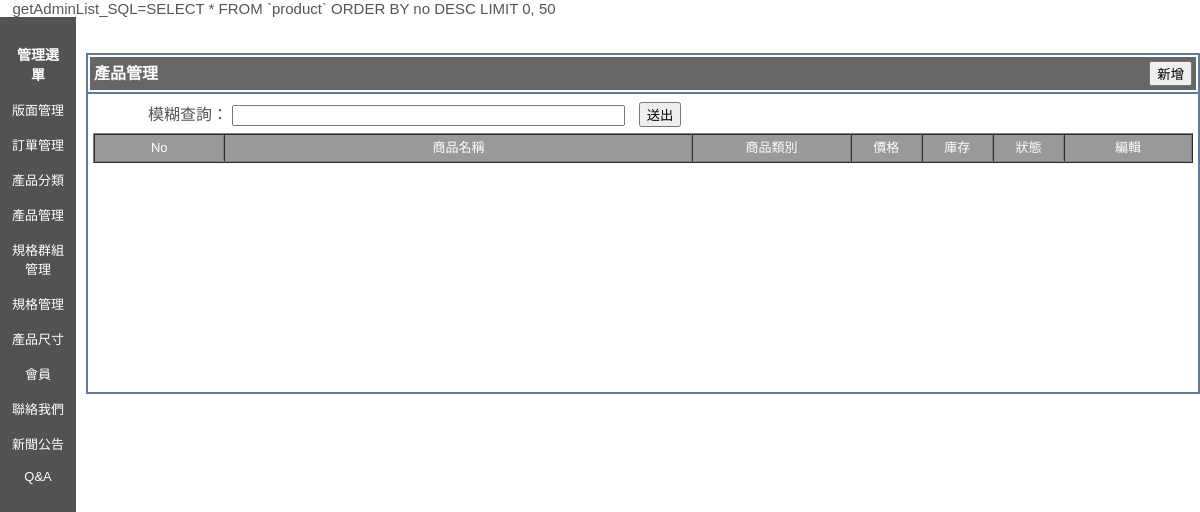
Page /admin/product/list.php (signed in) on the earlier database version.
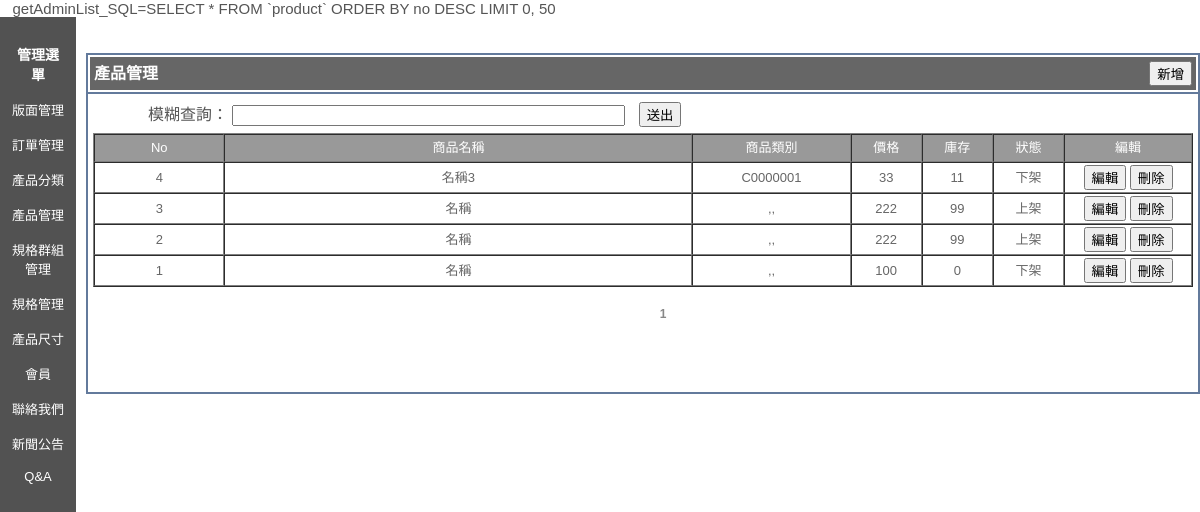
Same page on the later database version.
### tables this page shows
CREATE TABLE `product` (
  `no` int(11) NOT NULL,
  `uptime` datetime NOT NULL,
  `product_code` varchar(13) NOT NULL,
  `pd_title` varchar(255) NOT NULL DEFAULT '',
  `name` varchar(255) NOT NULL,
  `pd_stock` int(6) NOT NULL,
  `pdcat_code` varchar(13) NOT NULL,
  `o_price` int(5) NOT NULL,
  `price` int(5) NOT NULL,
  `hot_item` int(2) NOT NULL,
  `you_tube_code` text NOT NULL,
  `pd_info` longtext NOT NULL,
  `photo` text NOT NULL,
  `ps` text NOT NULL,
  `release_date` date DEFAULT NULL,
  `m_sort` int(2) NOT NULL,
  `ishow` int(2) NOT NULL
);

### include/function.php (called while the page is built, shortened)
<?php
function getIshow($value) {
  return ($value == "1") ? "上架" : "下架";
}

### admin/product/list.php (the view, shortened to what this page needs)
<?php
require_once("../../include/config.inc.php");
require_once("../../include/function.php");
require_once("../../include/DBClass.php");
$page = !empty($_GET["page"]) ? (int)$_GET["page"] : 1;
$pagesize = 50;
$trace = 1;
$sh_pdcat_code = isset($_REQUEST["sh_pdcat_code"]) ? $_REQUEST["sh_pdcat_code"] : '';
$sh_publishing_code = isset($_REQUEST["sh_publishing_code"]) ? $_REQUEST["sh_publishing_code"] : '';
$sh_status = isset($_REQUEST["sh_status"]) ? $_REQUEST["sh_status"] : '';
$sh_qty = isset($_REQUEST["sh_qty"]) ? $_REQUEST["sh_qty"] : '';
$sh_txt = isset($_REQUEST["sh_txt"]) ? $_REQUEST["sh_txt"] : '';
$sh_post = '&sh_pdcat_code=' . urlencode($sh_pdcat_code) . '&sh_txt=' . urlencode($sh_txt) . '&sh_qty=' . urlencode($sh_qty) . '&sh_publishing_code=' . urlencode($sh_publishing_code) . '&sh_status=' . urlencode($sh_status);
$argument = $sh_post;
$order = " ORDER BY no DESC";
$productClass = new DBClass('product', $page, $pagesize);
$listData = $productClass->getAdminList($where, $order, $trace, $params);
$productList = $listData['data'];
?>
<!DOCTYPE html>
<html>
<head>
  <link href="../style.css" rel="stylesheet" type="text/css" />
</head>
<body leftmargin="0" topmargin="0" marginwidth="0" marginheight="0">
  <table width="100%" border="0" cellspacing="0" cellpadding="0">
    <tr>
      <td width="10%" align="left" valign="top" bgcolor="#525252"><?php require_once("../menu.php"); ?></td>
      <td valign="top">
        <div align="center" style="margin-left:10px;"><br /><br />
          <table width="95%" border="1" align="center" cellpadding="2" cellspacing="0" bordercolor="#637A9C">
            <tr>
              <td width="1170">
                <table width="100%" border="0" cellspacing="0" cellpadding="4">
                  <tr>
                    <td class="tb_menu_title">產品管理</td>
                    <td align="right" class="tb_menu_title">
                      <input name="Submit" type="button" value="新增" onClick="onAdd()" />
                    </td>
                  </tr>
                </table>
              </td>
            </tr>
            <tr>
              <td height="300" align="center" valign="top">
                <table width="90%">
                  <tr>
                    <td valign="bottom">
                      <div align="right">
                        <table width="90%" border="0" align="center" cellpadding="0" cellspacing="0">
                          <tr>
                            <form action="" method="GET">
                              <td height="30" colspan="1" valign="middle">模糊查詢：
                                <input name="sh_txt" type="text" value="<?= htmlspecialchars($sh_txt) ?>" size="46">&nbsp;&nbsp;
                                <input type="submit" name="button" id="button" value="送出">
                              </td>
                            </form>
                          </tr>
                        </table>
                      </div>
                    </td>
                  </tr>
                  <tr>
                    <td align="center" valign="top">
                      <form action="" method="post" name="form1" id="form1">
                        <table width="1100" border="1" cellpadding="2" cellspacing="0">
                          <tr>
                            <td width="93" height="28" class="tb_list_title">No</td>
                            <td width="349" align="left" class="tb_list_title">商品名稱</td>
                            <td width="114" align="left" class="tb_list_title">商品類別</td>
                            <td width="48" align="left" class="tb_list_title">價格</td>
                            <td width="48" class="tb_list_title">庫存</td>
                            <td width="48" class="tb_list_title">狀態</td>
                            <td width="91" class="tb_list_title">編輯</td>
                          </tr>
                          <?php
                          foreach ($productList as $list_info) {
                          ?>
                            <tr>
                              <td align="left" class="tb_list_info"><?= htmlspecialchars($list_info['no']); ?></td>
                              <td align="left" class="tb_list_info"><?= htmlspecialchars($list_info['name']); ?></td>
                              <td align="left" class="tb_list_info"><?= htmlspecialchars($list_info['pdcat_code']); ?></td>
                              <td align="center" class="tb_list_info"><?= htmlspecialchars($list_info['price']); ?></td>
                              <td align="center" class="tb_list_info"><?= htmlspecialchars($list_info['pd_stock']); ?></td>
                              <td class="tb_list_info"><?= getIshow($list_info['ishow']); ?></td>
                              <td class="tb_list_info">
                                <input name="Submit2" type="button" class="btn_text" value="編輯" onClick="onEdit('<?= $list_info['no']; ?>')" />
                                <input name="Submit2" type="button" class="btn_text" value="刪除" onClick="onDel('<?= $list_info['no']; ?>','<?= htmlspecialchars(addslashes($list_info['name'])); ?>')" />
                              </td>
                            </tr>
                          <?php } ?>
                        </table>
                      </form>
                    </td>
                  </tr>
                  <tr>
                    <td align="center" class="page"><span class="wd_white_12"><?= $productClass->showPageMenu($argument) ?></span></td>
                  </tr>
                </table>
              </td>
            </tr>
          </table>
          <br />
        </div>
      </td>
    </tr>
  </table>
</body>
</html>

### include/DBClass.php (shortened to what this page needs)
<?php
class DBClass
{
  public $page = 1;
  public $pageSize = 20;
  public $menuSize = 10;
  public $total = 0;
  public $db_table;
  protected $pdo;
  public function __construct($db_table, $page = 1, $pageSize = 20)
  {
    global $pdo;
    $this->pdo = $pdo ? $pdo : startDB();
    $this->db_table = $db_table;
    $this->page = max(1, (int)$page);
    $this->pageSize = max(1, (int)$pageSize);
  }
  public function getAdminList($where = "", $order = "", $trace = 0, $params = [])
  {
    $sqlTotal = "SELECT COUNT(*) AS total FROM `" . $this->db_table . "` " . $where;
    $start = max(0, ($this->page - 1) * $this->pageSize);
    $sql = "SELECT * FROM `" . $this->db_table . "` " . $where . " " . $order . " LIMIT " . (int)$start . ", " . (int)$this->pageSize;
    if ($trace == 1) {
      echo "&nbsp;&nbsp;&nbsp;getAdminList_SQL=" . $sql . "<br>";
    }
    try {
      $stmtTotal = $this->pdo->prepare($sqlTotal);
      $stmtTotal->execute($params);
      $this->total = (int)$stmtTotal->fetchColumn();
      $stmt = $this->pdo->prepare($sql);
      $stmt->execute($params);
      $list = $stmt->fetchAll(PDO::FETCH_ASSOC);
      return [
        'total' => $this->total,
        'data'  => $list
      ];
    } catch (PDOException $e) {
      die("執行錯誤: " . $e->getMessage());
    }
  }
  public function showPageMenu($argument = "")
  {
    $pageTotal = ceil($this->total / $this->pageSize);
    if ($this->page % $this->menuSize == 0) {
      $pageStart = $this->page - ($this->menuSize) + 1;
    } else {
      $pageStart = $this->page - ($this->page % $this->menuSize) + 1;
    }
    $pageEnd = $pageStart + $this->menuSize - 1;
    $pageEnd = ($pageEnd > $pageTotal) ? $pageTotal : $pageEnd;
    $htm = "";
    if ($this->page > 1) {
      $htm .= "<a class=\"linka\" href=\"?page=" . ($this->page - 1) . $argument . "\">上一頁</a> ";
    } else {
      $htm .= "&nbsp;&nbsp;&nbsp;&nbsp;&nbsp;&nbsp;&nbsp;&nbsp;&nbsp;&nbsp;&nbsp;";
    }
    for ($i = $pageStart; $i <= $pageEnd; $i++) {
      if ($i == $this->page) {
        $htm .= " <strong>" . $i . "</strong>";
      } else {
        $htm .= " <a class=\"linka\" href=\"?page=" . $i . $argument . "\">" . $i . "</a>";
      }
    }
    if ($this->page < $pageTotal) {
      $htm .= " <a class=\"linka\" href=\"?page=" . ($this->page + 1) . $argument . "\">下一頁</a>";
    } else {
      if ($pageTotal != 1) {
        $htm .= "&nbsp;&nbsp;&nbsp;&nbsp;&nbsp;&nbsp;&nbsp;&nbsp;&nbsp;&nbsp;&nbsp;&nbsp;";
      }
    }
    return $htm;
  }
}

### admin/menu.php
<table width="100%" border="0" align="left" cellpadding="5" cellspacing="6" bgcolor="#525252">
  <tr>
    <td align="center" class="menu_title"><br />管理選單</td>
  </tr>
  <tr>
    <td align="center"><a class="menu_url" href="<?php echo WEB_ADMIN; ?>billboard_cat/list.php">版面管理</a></td>
  </tr>
  <tr>
    <td align="center"><a class="menu_url" href="<?php echo WEB_ADMIN; ?>orderlist/list.php">訂單管理</a></td>
  </tr>
  <tr>
    <td align="center"><a class="menu_url" href="<?php echo WEB_ADMIN; ?>pdcat_t/list.php">產品分類</a></td>
  </tr>
  <tr>
    <td align="center"><a class="menu_url" href="<?php echo WEB_ADMIN; ?>product/list.php">產品管理</a></td>
  </tr>
  <tr>
    <td align="center"><a class="menu_url" href="<?php echo WEB_ADMIN; ?>spec_group/list.php">規格群組管理</a></td>
  </tr>
  <tr>
    <td align="center"><a class="menu_url" href="<?php echo WEB_ADMIN; ?>spec_info/list.php">規格管理</a></td>
  </tr>
  <tr>
    <td align="center"><a class="menu_url" href="<?php echo WEB_ADMIN; ?>gift_exchange/list.php">產品尺寸</a></td>
  </tr>
  <tr>
    <td align="center"><a class="menu_url" href="<?php echo WEB_ADMIN; ?>member/list.php">會員</a></td>
  </tr>
  <tr>
    <td align="center"><a class="menu_url" href="<?php echo WEB_ADMIN; ?>contact/list.php">聯絡我們</a></td>
  </tr>
  <tr>
    <td align="center"><a class="menu_url" href="<?php echo WEB_ADMIN; ?>news/list.php">新聞公告</a></td>
  </tr>
  <tr>
    <td align="center"><a class="menu_url" href="<?php echo WEB_ADMIN; ?>qa/list.php">Q&A</a></td>
  </tr>
  <tr>
    <td height="650" align="center"><br /></td>
  </tr>
</table>

### admin/style.css (style rules this page uses)
body { font-family:'微軟正黑體',Arial,新細明體,sans-serif; margin:0px; color:#555555; font-size:15px; }
a:link,a:visited,a:hover { text-decoration:none; }
.menu_title { color:#FFFFFF; font-size:14px; font-weight:bold; }
.menu_url { color: #FFFFFF; font-size: 13px; }
.tb_menu_title,.tb_menu_title a:link,.tb_menu_title a:hover,.tb_menu_title a:visited { font-size: 16px; line-height: 20px; color: #FFFFFF; background-color:#666666; font-weight: bold; text-decoration:none; }
.tb_list_title { font-size: 13px; text-align:center; line-height: 20px; color: #FFFFFF; background-color:#999999; }
.tb_list_info { font-size: 13px; text-align: center; line-height: 20px; background-color: #FFF; color: #666666; }
.page,.page a:link,.page a:visited { font-size:12px; color:#888888; }

Differences in the rows shown:
added product: no "4", name "名稱3", pdcat_code "C0000001", price "33", pd_stock "11", ishow "下架"
added product: no "3", name "名稱", pdcat_code ",,", price "222", pd_stock "99", ishow "上架"
added product: no "2", name "名稱", pdcat_code ",,", price "222", pd_stock "99", ishow "上架"
added product: no "1", name "名稱", pdcat_code ",,", price "100", pd_stock "0", ishow "下架"
Other differences:
new list line: "1"
